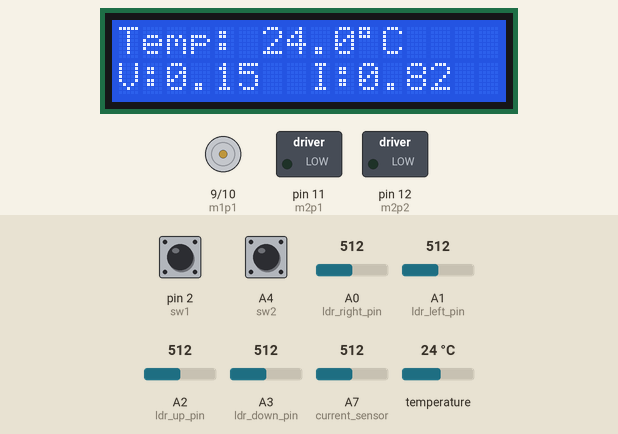
This sketch was run on a simulated Arduino Nano, built with avr-gcc and run on an emulated ATmega328P. Shown: 16×2 character LCD, motor-driver pin pairs drawn as motors (green arrow = first pin HIGH = forward, orange = second pin HIGH = backward, longer = more drive), switched loads named in the sketch (green lamp = pin HIGH). Inputs (shaded band) come from the test bench; at power-on: A0 (ldr_right_pin) = 512, A1 (ldr_left_pin) = 512, temperature 24 °C, A7 (current_sensor) = 512, pin 2 (sw1) HIGH, A2 (ldr_up_pin) = 512, A3 (ldr_down_pin) = 512, A4 (sw2) HIGH.

Above: at 1.2 s.
1.3 s: A0 (ldr_right_pin) set to 558
At 2.7 s:
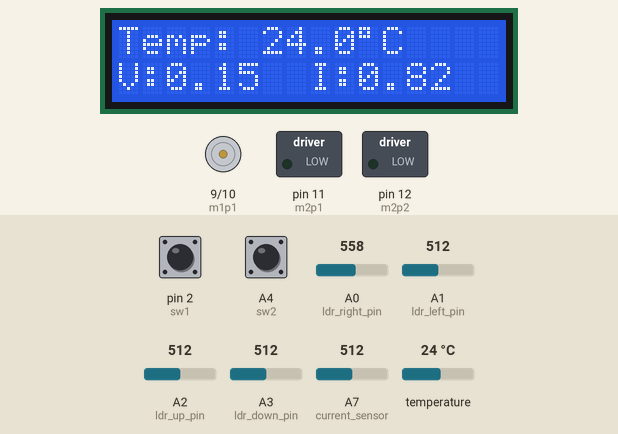
7.0 s: A1 (ldr_left_pin) set to 536
At 7.5 s:
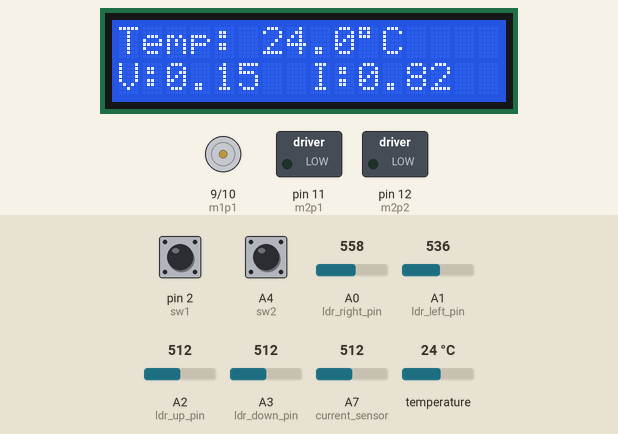
9.2 s: A1 (ldr_left_pin) set to 572
11.4 s: A1 (ldr_left_pin) set to 603
At 12.9 s:
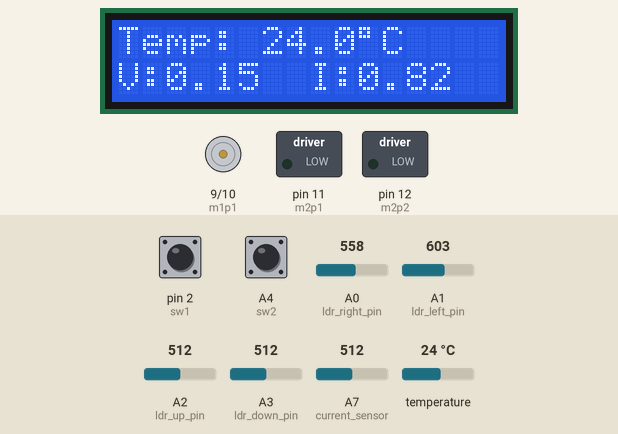
17.1 s: temperature set to 12 °C
At 20.2 s:
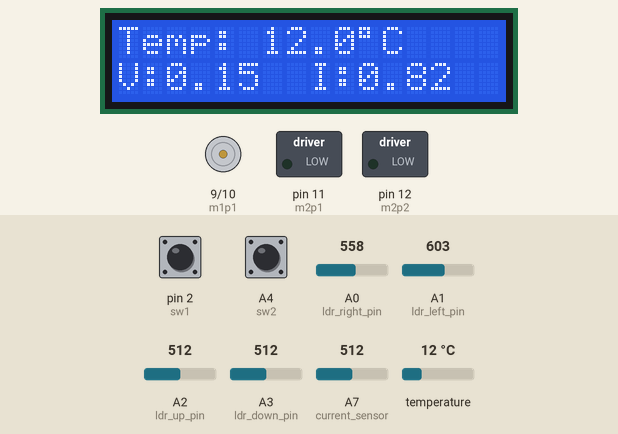
20.3 s: A7 (current_sensor) set to 716
At 22.5 s:
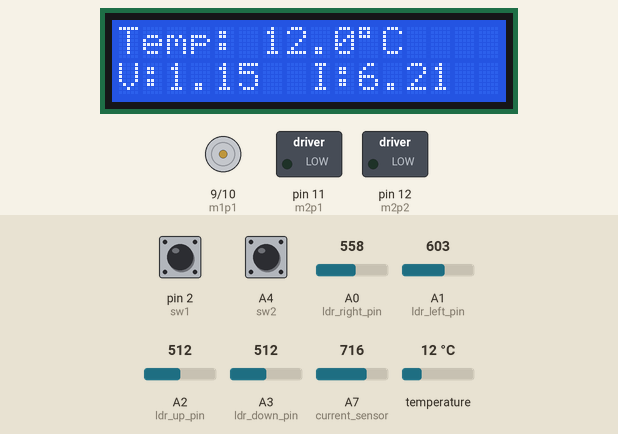
Timing chart, 0 to 26.5 s (numbered marks = the images above; inputs shaded):
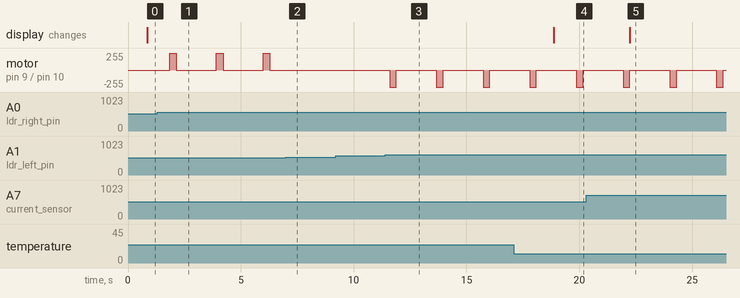

The sketch:

solar_tracker.ino
```cpp
#include <LiquidCrystal.h>
#include <Wire.h>
#include <OneWire.h>
#include <DallasTemperature.h>

#define ONE_WIRE_BUS 13

OneWire oneWire(ONE_WIRE_BUS);
DallasTemperature sensors(&oneWire);

LiquidCrystal lcd(8, 7, 6, 5, 4, 3);

int ldr_up_pin = A2;
int ldr_right_pin = A0;
int ldr_down_pin = A3;
int ldr_left_pin = A1;

int sw1 = 2; // ÜST
int sw2 = A4; // ALT

int m1p1 = 9; // SAĞ
int m1p2 = 10; // SOL

int m2p1 = 11; // YUKARI
int m2p2 = 12;  // AŞAĞI

int ldr_up;
int ldr_right;
int ldr_down;
int ldr_left;

int current_sensor = A7;

void setup() {
  Serial.begin(9600);

  pinMode(A4, INPUT_PULLUP);
  pinMode(2, INPUT);

  pinMode(9, OUTPUT);
  pinMode(10, OUTPUT);
  pinMode(11, OUTPUT);
  pinMode(12, OUTPUT);

  sensors.begin();
  pinMode(13, INPUT);

  lcd.begin(16, 2);
  lcd.noAutoscroll();

  ldr_up = analogRead(ldr_up_pin);
  ldr_right = analogRead(ldr_right_pin);
  ldr_down = analogRead(ldr_down_pin);
  ldr_left = analogRead(ldr_left_pin);

  /*
   lcd.setCursor(0,0); lcd.print("U:");
   lcd.setCursor(8,0); lcd.print("R:");
   lcd.setCursor(0,1); lcd.print("D:");
   lcd.setCursor(8,1); lcd.print("L:");
  */
}

void loop() {
// LDR DEĞERLERİ
 ldr_up = analogRead(ldr_up_pin);
 ldr_right = analogRead(ldr_right_pin);
 ldr_down = analogRead(ldr_down_pin);
 ldr_left = analogRead(ldr_left_pin);
// SWITCH ON/OFF
 bool ustSwitch = digitalRead(sw1) == LOW;
 bool altSwitch = digitalRead(sw2) == LOW;


// MOTOR KONTROL
  if (ldr_left < ldr_right - 30) {
    digitalWrite(m1p1, HIGH);
    digitalWrite(m1p2, LOW);
    delay(300);
    digitalWrite(m1p1, LOW);
    digitalWrite(m1p2, LOW);
  } else if (ldr_right < ldr_left  - 30) {
    digitalWrite(m1p1, LOW);
    digitalWrite(m1p2, HIGH);
    delay(300);
    digitalWrite(m1p1, LOW);
    digitalWrite(m1p2, LOW);
  } else {
    digitalWrite(m1p1, LOW);
    digitalWrite(m1p2, LOW);
  }
  if (ldr_up < ldr_down - 30 && altSwitch) {
    digitalWrite(m2p1, LOW);
    digitalWrite(m2p2, HIGH);
    delay(300);
    digitalWrite(m2p1, LOW);
    digitalWrite(m2p2, LOW);
  }  else if (ldr_down < ldr_up - 30 && ustSwitch) {
    digitalWrite(m2p1, HIGH);
    digitalWrite(m2p2, LOW);
    delay(300);
    digitalWrite(m2p1, LOW);
    digitalWrite(m2p2, LOW);
  }
  else {
    digitalWrite(m2p1, LOW);
    digitalWrite(m2p2, LOW);
  }


// AKIM SENSÖRÜ
int adc = analogRead(current_sensor);
float voltage = (adc*5/1023.0)-2.35;
float current = (voltage)/0.185;
if(current <= 0.001){
  current = 0;
}

lcd.setCursor(0, 1);
lcd.print("V:");
lcd.print(voltage, 2);
lcd.setCursor(8, 1);
lcd.print("I:");
lcd.print(current, 2);


//SICAKLIK ÖLÇÜMÜ
sensors.requestTemperatures();
  float temperatureC = sensors.getTempCByIndex(0);


  if (temperatureC == DEVICE_DISCONNECTED_C) {
    lcd.setCursor(0, 0);
    lcd.print("Sensor Error!");
  } else {
    lcd.setCursor(0, 0);
    lcd.print("Temp: ");
    lcd.print(temperatureC, 1);
    lcd.print((char)223);
    lcd.print("C");
  }


/*
LCD İÇİN LDR DEĞERLERİ
  lcd.setCursor(2, 0); lcd.print("    ");
   lcd.setCursor(2, 0); lcd.print(ldr_up);
   lcd.setCursor(10, 0); lcd.print("    ");
   lcd.setCursor(10, 0); lcd.print(ldr_right);
   lcd.setCursor(2, 1); lcd.print("    ");
   lcd.setCursor(2, 1); lcd.print(ldr_down);
   lcd.setCursor(10, 1); lcd.print("    ");
   lcd.setCursor(10, 1); lcd.print(ldr_left);

   Serial.print("SAĞ");
Serial.println(ldr_right);
Serial.print("SOL");
Serial.println(ldr_left);
Serial.print("SOL - SAĞ = ");
Serial.println(ldr_left - ldr_right);

Serial.print("U");
Serial.println(ldr_up);
Serial.print("D");
Serial.println(ldr_down);
Serial.print("u - d = ");
Serial.println(ldr_up - ldr_down);
*/
delay(1000);

}
```

Measured:
- the behaviour switches between 542 and 543 on A0 (ldr_right_pin) (found by bisection; images 0 and 1)
- the behaviour switches between 527 and 528 on A1 (ldr_left_pin) (found by bisection; images 1 and 2)
- the behaviour switches between 588 and 589 on A1 (ldr_left_pin) (found by bisection; images 2 and 3)
- after the input at 1.3 s, motor on pin 9 (m1p1) / pin 10 (m1p2): alternates forward 255/255 for 0.30 s and stopped for 1.8 s, starting after 0.55 s
- after the input at 7.0 s, motor on pin 9 (m1p1) / pin 10 (m1p2): stays stopped (without the input it goes to forward 255/255 after 1.1 s)
- after the input at 9.2 s, every drawn part: stays the same
- after the input at 11.4 s, motor on pin 9 (m1p1) / pin 10 (m1p2): alternates backward 255/255 for 0.30 s and stopped for 1.8 s, starting after 0.19 s
- after the input at 17.1 s, the display: changes after 1.8 s (image 4)
- after the input at 20.3 s, the display: changes after 1.9 s (image 5)
